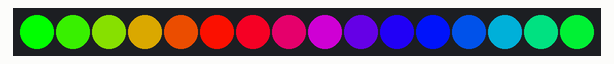
Recording of a program running on a simulated Raspberry Pi (BCM pin numbers). On the bench: 16 RGB LEDs in strip order, left to right.

Above: at 0.16 s.
At 2.62 s:
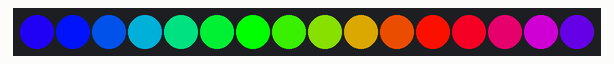
At 5.37 s:
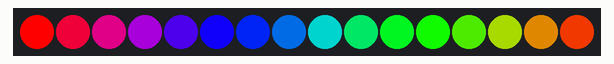
At 10.89 s:
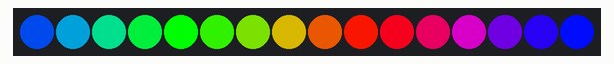
At 16.11 s:
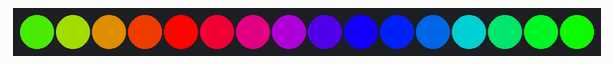
At 21.62 s:
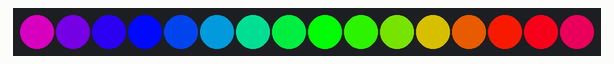

The program:

035-Ruota-neopixel.py
```python
'''
git clone https://github.com/adafruit/Adafruit_CircuitPython_NeoPixel.git
'''
# Simple test for NeoPixels on Raspberry Pi
import time
import board
import neopixel

pixel_pin = board.D18
num_pixels = 16
ORDER = neopixel.GRB

pixels = neopixel.NeoPixel(pixel_pin, num_pixels)

def wheel(pos):
    # Input a value 0 to 255 to get a color value.
    # The colours are a transition r - g - b - back to r.
    if pos < 0 or pos > 255:
        r = g = b = 0
    elif pos < 85:
        r = int(pos * 3)
        g = int(255 - pos * 3)
        b = 0
    elif pos < 170:
        pos -= 85
        r = int(255 - pos * 3)
        g = 0
        b = int(pos * 3)
    else:
        pos -= 170
        r = 0
        g = int(pos * 3)
        b = int(255 - pos * 3)
    return (r, g, b) if ORDER in (neopixel.RGB, neopixel.GRB) else (r, g, b, 0)


def rainbow_cycle(wait):
    for j in range(255):
        for i in range(num_pixels):
            pixel_index = (i * 256 // num_pixels) + j
            pixels[i] = wheel(pixel_index & 255)
        pixels.show()
        time.sleep(wait)


while True:
    rainbow_cycle(0.001)  # rainbow cycle with 1ms delay per step
```
